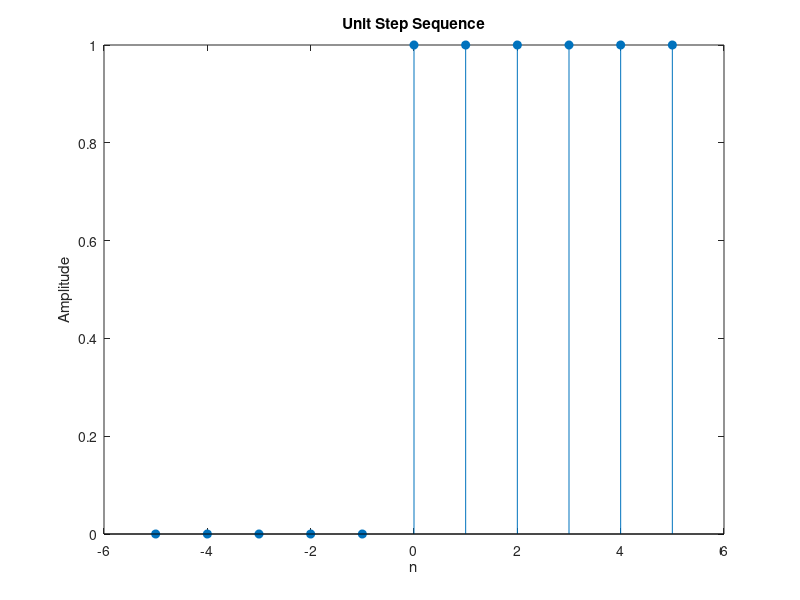

Source code (MATLAB):
%To generate unit step sequence
clc
clear all
close all
n=-5:5;
x=(n>=0);
stem(n,x,'fill'),
xlabel('n'),ylabel('Amplitude'),title('Unit Step Sequence') 
